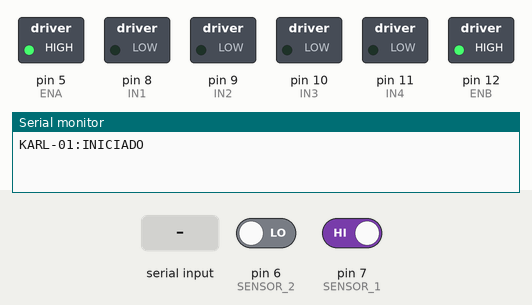
This sketch was run on a simulated Arduino Uno, built with avr-gcc and run on an emulated ATmega328P. On the bench: switched loads named in the sketch (green lamp = pin HIGH), the last lines printed to the serial monitor. The test bench sets the inputs (shaded band); at power-on: pin 6 (SENSOR_2) LOW, pin 7 (SENSOR_1) HIGH.

Above: at 1.2 s.
1.3 s: "I" received over Serial
At 2.5 s:
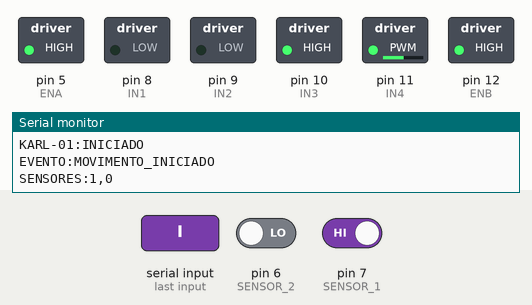
2.8 s: pin 6 (SENSOR_2) driven HIGH
At 4.0 s:
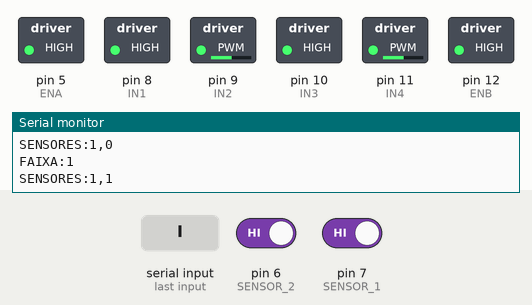
4.3 s: "1" received over the second serial link
At 4.6 s:
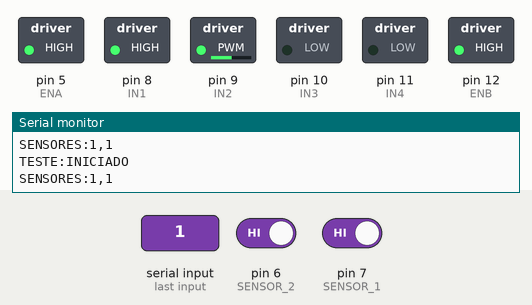
5.8 s: "P" received over Serial
At 7.0 s:
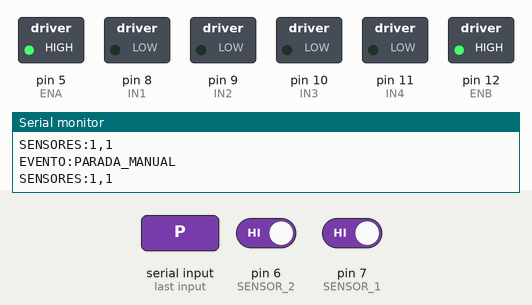
7.3 s: "i" received over Serial
At 8.5 s:
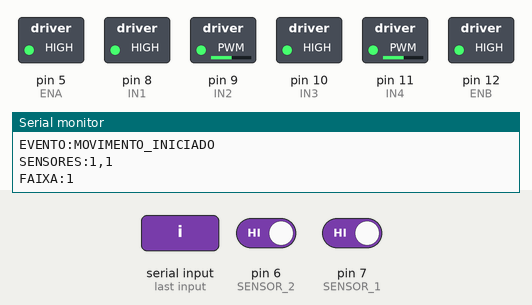
8.8 s: "p" received over Serial
At 9.5 s:
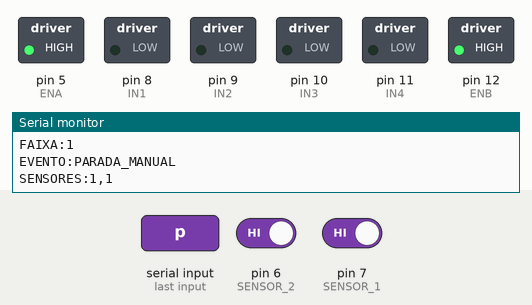
Timing chart, 0 to 11.3 s (numbered marks = the images above; inputs shaded):
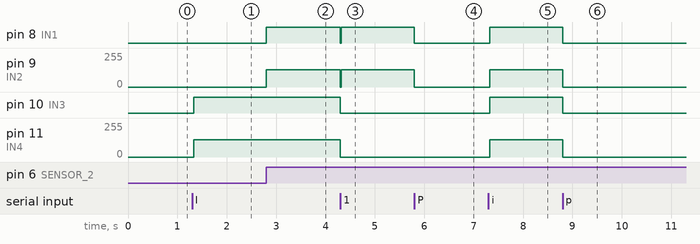

The sketch:

teste7_supreme_.ino
```cpp
#include <SoftwareSerial.h>

// KARL-01 - Arduino Uno / L298N / 2 sensores IR / HC-05
// HC-05 TXD -> D2; D3 -> divisor resistivo -> HC-05 RXD
// VCC -> 5V; GND comum
SoftwareSerial bluetooth(2, 3);

const byte IN1 = 8, IN2 = 9, IN3 = 10, IN4 = 11;
const byte ENA = 5, ENB = 12;
const byte SENSOR_1 = 7, SENSOR_2 = 6;
const int NIVEL_PRETO = HIGH;
const int VELOCIDADE = 125;
const bool INVERTER_MOTOR_1 = true;
const bool INVERTER_MOTOR_2 = true;

const unsigned long DURACAO_TESTE = 5000;
const unsigned long TEMPO_LIMITE = 5000;
const unsigned long INTERVALO_MAX_FAIXAS = 2500;
const unsigned long IGNORAR_APOS_INICIO = 600;
const unsigned long DEBOUNCE_FAIXA = 25;
const unsigned long INTERVALO_SENSORES = 1500;

bool roboAtivo = false, testeAtivo = false;
byte tipoTeste = 0, faixasContadas = 0, numeroParada = 0;
bool pretoDuploAnterior = false, faixaConfirmada = false;
unsigned long inicioTeste = 0, ultimoHeartbeat = 0;
unsigned long inicioPercurso = 0, primeiraFaixaEm = 0, inicioPretoDuplo = 0;
unsigned long ultimaTelemetria = 0;

// Uma linha completa vai para o Monitor Serial e para o aplicativo.
void mensagem(const char* texto) {
  Serial.println(texto);
  bluetooth.println(texto);
}
void valor(const char* rotulo, int numero) {
  Serial.print(rotulo); Serial.println(numero);
  bluetooth.print(rotulo); bluetooth.println(numero);
}

void pararMotor1() { digitalWrite(IN1, LOW); digitalWrite(IN2, LOW); }
void pararMotor2() { digitalWrite(IN3, LOW); digitalWrite(IN4, LOW); }
void pararMotores() { pararMotor1(); pararMotor2(); }

void moverMotor1(int velocidade) {
  velocidade = constrain(velocidade, 0, 255);
  if (velocidade == 0) { pararMotor1(); return; }
  if (INVERTER_MOTOR_1) {
    digitalWrite(IN1, HIGH);
    analogWrite(IN2, 255 - velocidade);
  } else {
    digitalWrite(IN1, LOW);
    analogWrite(IN2, velocidade);
  }
}
void moverMotor2(int velocidade) {
  velocidade = constrain(velocidade, 0, 255);
  if (velocidade == 0) { pararMotor2(); return; }
  if (INVERTER_MOTOR_2) {
    digitalWrite(IN3, HIGH);
    analogWrite(IN4, 255 - velocidade);
  } else {
    digitalWrite(IN3, LOW);
    analogWrite(IN4, velocidade);
  }
}

void enviarSensores() {
  int s1 = digitalRead(SENSOR_1);
  int s2 = digitalRead(SENSOR_2);
  Serial.print("SENSORES:"); Serial.print(s1); Serial.print(','); Serial.println(s2);
  bluetooth.print("SENSORES:"); bluetooth.print(s1); bluetooth.print(','); bluetooth.println(s2);
}
void enviarEstado() {
  if (testeAtivo) mensagem("ESTADO:TESTE");
  else if (roboAtivo) mensagem("ESTADO:MOVIMENTO");
  else if (numeroParada % 2 == 1) mensagem("ESTADO:ESTACAO_B");
  else mensagem("ESTADO:PARADO");
  valor("PARADAS:", numeroParada);
}

void iniciarTeste(byte tipo) {
  roboAtivo = false;
  testeAtivo = true;
  tipoTeste = tipo;
  inicioTeste = millis();
  pararMotores();
  mensagem("TESTE:INICIADO");
}
void executarTeste() {
  if (millis() - inicioTeste >= DURACAO_TESTE) {
    pararMotores(); testeAtivo = false; tipoTeste = 0;
    mensagem("TESTE:FINALIZADO"); return;
  }
  moverMotor1(tipoTeste == 1 || tipoTeste == 3 ? VELOCIDADE : 0);
  moverMotor2(tipoTeste == 2 || tipoTeste == 3 ? VELOCIDADE : 0);
}

void processarComando(char comando) {
  if (comando == 'I' || comando == 'i') {
    pararMotores(); testeAtivo = false; roboAtivo = true;
    ultimoHeartbeat = millis(); inicioPercurso = millis();
    primeiraFaixaEm = 0; inicioPretoDuplo = 0;
    faixasContadas = 0; faixaConfirmada = false;
    pretoDuploAnterior = digitalRead(SENSOR_1) == NIVEL_PRETO &&
                           digitalRead(SENSOR_2) == NIVEL_PRETO;
    mensagem("EVENTO:MOVIMENTO_INICIADO");
  } else if (comando == 'P' || comando == 'p') {
    roboAtivo = false; testeAtivo = false; pararMotores();
    mensagem("EVENTO:PARADA_MANUAL");
  } else if (comando == 'H' || comando == 'h') {
    ultimoHeartbeat = millis();
  } else if (comando == '1') iniciarTeste(1);
  else if (comando == '2') iniciarTeste(2);
  else if (comando == 'T' || comando == 't') iniciarTeste(3);
  else if (comando == 'S' || comando == 's') enviarSensores();
  else if (comando == 'V' || comando == 'v') enviarEstado();
}

void verificarWatchdog() {
  if (roboAtivo && millis() - ultimoHeartbeat >= TEMPO_LIMITE) {
    roboAtivo = false; pararMotores();
    mensagem("EVENTO:PARADA_SEGURANCA");
  }
}

void verificarFaixas(bool preto1, bool preto2) {
  unsigned long agora = millis();
  bool pretoDuplo = preto1 && preto2;
  if (agora - inicioPercurso < IGNORAR_APOS_INICIO) {
    pretoDuploAnterior = pretoDuplo;
    inicioPretoDuplo = 0; faixaConfirmada = false;
    return;
  }
  if (faixasContadas == 1 &&
      agora - primeiraFaixaEm > INTERVALO_MAX_FAIXAS) {
    faixasContadas = 0;
    mensagem("AVISO:INTERVALO_FAIXAS_EXCEDIDO");
  }
  if (pretoDuplo) {
    if (!pretoDuploAnterior) {
      inicioPretoDuplo = agora;
      faixaConfirmada = false;
    }
    if (!faixaConfirmada &&
        agora - inicioPretoDuplo >= DEBOUNCE_FAIXA) {
      faixaConfirmada = true;
      faixasContadas++;
      valor("FAIXA:", faixasContadas);
      if (faixasContadas == 1) primeiraFaixaEm = agora;
      else if (faixasContadas == 2) {
        roboAtivo = false; pararMotores();
        faixasContadas = 0; numeroParada++;
        // Mensagens estruturadas: Flutter reconhece automaticamente.
        if (numeroParada % 2 == 1) mensagem("EVENTO:CHEGADA_B");
        else mensagem("EVENTO:CHEGADA_A");
      }
    }
  } else {
    inicioPretoDuplo = 0;
    faixaConfirmada = false;
  }
  pretoDuploAnterior = pretoDuplo;
}

void seguirLinha() {
  int s1 = digitalRead(SENSOR_1);
  int s2 = digitalRead(SENSOR_2);
  bool preto1 = s1 == NIVEL_PRETO;
  bool preto2 = s2 == NIVEL_PRETO;
  verificarFaixas(preto1, preto2);
  if (!roboAtivo) { pararMotores(); return; }
  if (!preto1 && !preto2) {
    moverMotor1(VELOCIDADE); moverMotor2(VELOCIDADE);
  } else if (preto1 && !preto2) {
    moverMotor1(0); moverMotor2(VELOCIDADE);
  } else if (!preto1 && preto2) {
    moverMotor1(VELOCIDADE); moverMotor2(0);
  } else {
    moverMotor1(VELOCIDADE); moverMotor2(VELOCIDADE);
  }
}

void setup() {
  // Deixa a ponte H desligada durante a inicializacao.
  digitalWrite(IN1, LOW); digitalWrite(IN2, LOW);
  digitalWrite(IN3, LOW); digitalWrite(IN4, LOW);
  digitalWrite(ENA, LOW); digitalWrite(ENB, LOW);
  pinMode(IN1, OUTPUT); pinMode(IN2, OUTPUT);
  pinMode(IN3, OUTPUT); pinMode(IN4, OUTPUT);
  pinMode(ENA, OUTPUT); pinMode(ENB, OUTPUT);
  pararMotores();
  pinMode(SENSOR_1, INPUT); pinMode(SENSOR_2, INPUT);
  Serial.begin(9600); bluetooth.begin(9600);
  digitalWrite(ENA, HIGH); digitalWrite(ENB, HIGH);
  pararMotores();
  mensagem("KARL-01:INICIADO");
}

void loop() {
  while (Serial.available()) processarComando(Serial.read());
  while (bluetooth.available()) processarComando(bluetooth.read());
  verificarWatchdog();
  if (testeAtivo) executarTeste();
  else if (roboAtivo) seguirLinha();
  else pararMotores();
  if (millis() - ultimaTelemetria >= INTERVALO_SENSORES) {
    ultimaTelemetria = millis();
    enviarSensores();
  }
}
```

Measured:
- after the input at 1.3 s, pin 10 (IN3): LOW → HIGH at once; pin 11 (IN4): 0/255 → 130/255 at once
- after the input at 2.8 s, pin 8 (IN1): LOW → HIGH at once; pin 9 (IN2): 0/255 → 130/255 at once
- after the input at 4.3 s, pin 8 (IN1): HIGH → LOW at once, → HIGH 0.02 s later; pin 9 (IN2): 130/255 → 0/255 at once, → 130/255 0.02 s later; pin 10 (IN3): HIGH → LOW at once; pin 11 (IN4): 130/255 → 0/255 at once
- after the input at 5.8 s, pin 8 (IN1): HIGH → LOW at once; pin 9 (IN2): 130/255 → 0/255 at once
- after the input at 7.3 s, pin 8 (IN1), pin 10 (IN3): LOW → HIGH at once; pin 9 (IN2), pin 11 (IN4): 0/255 → 130/255 at once
- after the input at 8.8 s, pin 8 (IN1), pin 10 (IN3): HIGH → LOW at once; pin 9 (IN2), pin 11 (IN4): 130/255 → 0/255 at once
